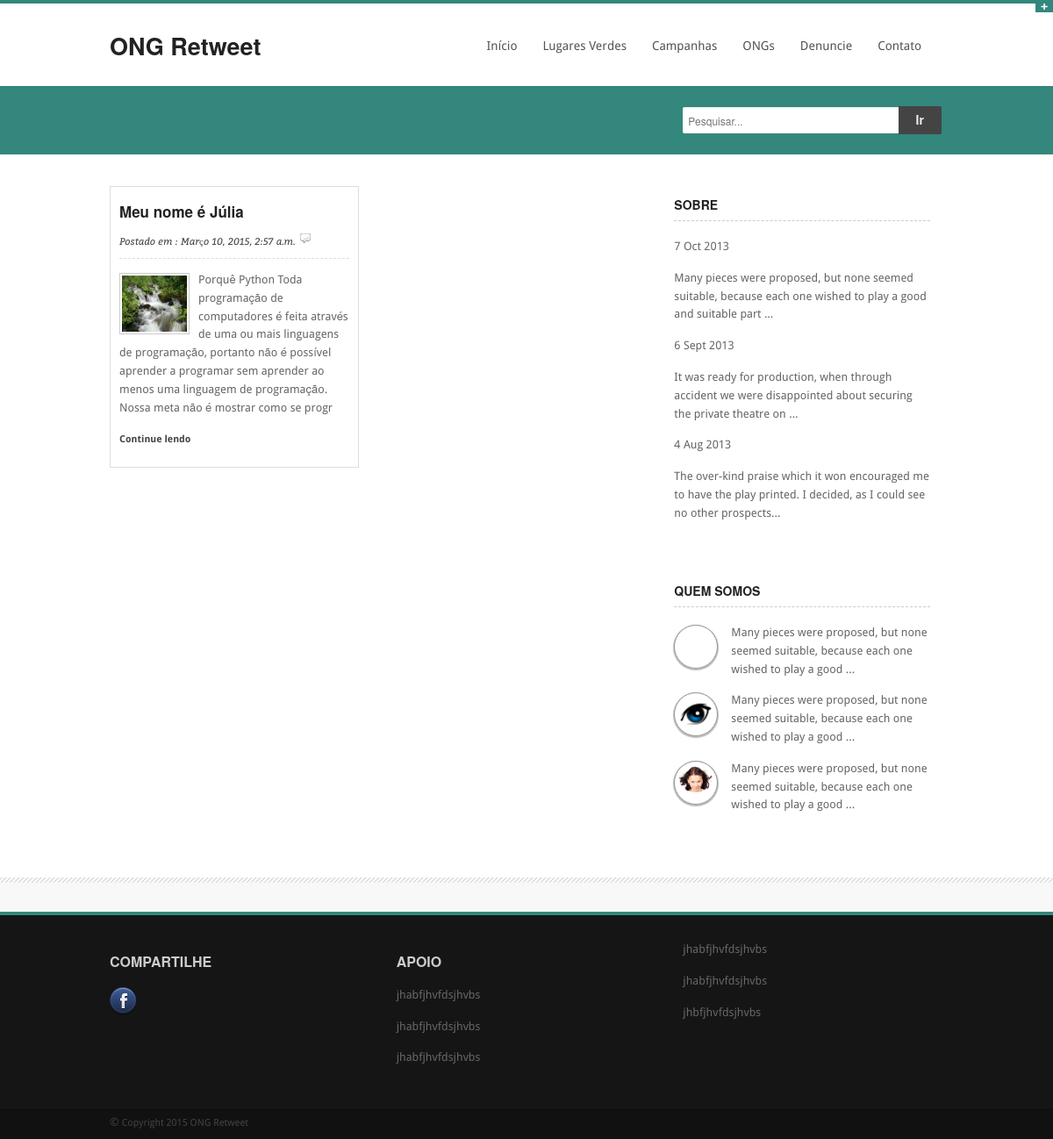
The page / on the database its author committed.
### blog/models.py (models this page shows, shortened)
class Page(models.Model):
	category = models.ForeignKey(Category)
	title = models.CharField(max_length=128, unique=True)
	url = models.SlugField(max_length=100 , unique=True)
	description= models.TextField(max_length=240)
	views= models.IntegerField(default=0)
	when = models.DateTimeField('data de criação', auto_now_add=True, db_index=True)
	slugCategory = models.SlugField(unique=True,db_index=True)
	body = models.TextField()

### blog/views.py (the view)
# urls.py: url(r'^$', blog.views.index, name="index"),
def index(request):
	context_dict = {}
	context_dict['pages'] = Page.objects.all()[:6]
	return render(request,"ong/index.html",context_dict)

### templates/ong/index.html (shortened to what this page needs)
<!DOCTYPE html>
{% load staticfiles %}
<html class="no-js" lang="en">
<head>
<link rel="stylesheet" href="{% static "ong/stylesheets/style.css" %}">
<link rel="stylesheet" href="{% static "ong/stylesheets/blog.css" %}">
<link rel="stylesheet" href="{% static "ong/stylesheets/skins/teal.css" %}">
<link rel="stylesheet" href="{% static "ong/stylesheets/responsive.css" %}">
</head>
<body>
<p class="slide">
	<a href="#" class="btn-slide"></a>
</p>
<div class="row">
		<div class="four columns">
			<div class="logo">
				<a href="/"><h4>ONG Retweet</h4></a>
			</div>
		</div>
		<div class="eight columns noleftmarg">
			<nav id="nav-wrap">
				<ul class="nav-bar sf-menu">
					<li class="current">
					<a href="/">Início</a>
					</li>
					<li>
					<a href="verdes.html">Lugares Verdes</a>
					<li>
					<li>
					<a href="#">Campanhas</a>
					</li>
					<li>
					<a href="ongs.html">ONGs</a>
					</li>
					<li>
					<a href="/denuncie">Denuncie</a>
					</li>
					<li>
					<a href="contato.html">Contato</a>
					</li>
				</ul>
				</nav>
		</div>
</div>
<div id="subheader">
	<div class="row">
		<div class="eight columns">
		</div>
		<div class="four columns">
			<div class="row collapse">
				<div class="ten mobile-three columns">
					<input type="text" class="nomargin" placeholder="Pesquisar...">
				</div>
				<div class="two mobile-one columns">
					<a href="#" class="postfix button expand">Ir</a>
				</div>
			</div>
		</div>
	</div>
</div>
<div class="hr">
</div>
<div class="row">
	<div class="twelve columns noleftmargin">
		<div class="eight columns noleftmargin">
			{% if pages %}
				{% for page in pages %}
				<div class="six columns">
					<div class="boxblog">
						<h5>{{page.title}}</h5>
						<p class="small date">
							Postado em : {{page.when}}<span class="has-tip tip-top" data-width="90" title="6 comments"><img src="{% static "ong/images/comments.png" %}" alt=""></span>
						</p>
						<p>
							<img src="{% static "ong/images/temp/nivo3.jpg" %}" alt="" class="thumb">{{page.description}}
						</p>
						<p>
							<a href="/{{ page.slugCategory }}/{{ page.url }}" class="small continue">Continue lendo</a>
						</p>
					</div>
				</div>
				{% endfor %}
			{% else %}
				<strong>Ainda não ná nenhum artigo no blog</strong>
			{% endif %}
			<ul class="pagination">
			</ul>
		</div>
		<div class="four columns">
			<h6 class="sidebartitle">SOBRE </h6>
			<p>
				7 Oct 2013
			</p>
			<p>
				Many pieces were proposed, but none seemed suitable, because each one wished to play a good and suitable part ...
			</p>
			<p>
				6 Sept 2013
			</p>
			<p>
				It was ready for production, when through accident we were disappointed about securing the private theatre on ...
			</p>
			<p>
				4 Aug 2013
			</p>
			<p>
				The over-kind praise which it won encouraged me to have the play printed. I decided, as I could see no other prospects...
			</p>
			<br class="clear"/>
			<br/>
			<h6 class="sidebartitle">QUEM SOMOS</h6>
			<div class="avatar">
			</div>
			<p>
				 Many pieces were proposed, but none seemed suitable, because each one wished to play a good ...
			</p>
			<div class="avatar">
				<img src="{% static "ong/images/temp/author2.png" %}" alt="">
			</div>
			<p>
				 Many pieces were proposed, but none seemed suitable, because each one wished to play a good ...
			</p>
			<div class="avatar">
				<img src="{% static "ong/images/temp/author3.png" %}" alt="">
			</div>
			<p>
				 Many pieces were proposed, but none seemed suitable, because each one wished to play a good ...
			</p>
		</div>
	</div>
</div>
<div class="hr">
</div>
<div class="tweetarea"><div class="tweettext"><div class="row"></div></div></div></div>
<div id="footer">
	<footer class="row">
	<div class="four columns">
	<h1>COMPARTILHE</h1>
		<div class="social facebook">
			<a href="http://www.facebook.com">
			<img src="{% static "ong/images/socialpack/facebooka.png" %}" /></a>
		</div>
	</div>
	<div class="four columns">
	<h1>APOIO</h1>
			<p> jhabfjhvfdsjhvbs </p>
			<p> jhabfjhvfdsjhvbs </p>
			<p> jhabfjhvfdsjhvbs </p>
	</div>
	<div class="four columns">
		<p> jhabfjhvfdsjhvbs </p>
		<p> jhabfjhvfdsjhvbs </p>
		<p> jhbfjhvfdsjhvbs </p>
	</footer>
</div>
<div class="copyright">
	<div class="row">
		<div class="six columns">
			 &copy;<span class="small"> Copyright 2015 ONG Retweet</span>
		</div>
</div>
</body>
</html>

### static/ong/stylesheets/blog.css (style rules this page uses)
.boxblog { border:1px solid #ddd; padding:5px 10px;margin-bottom:20px; }
.date { border-bottom:1px dashed #ddd;padding-bottom:10px;font-family:BitterItalic; }
.continue { font-family:DroidSansBold;margin-top:-5px;display:inline; }
.avatar { margin-right:15px; float: left; background: #fff; width: 50px; height: 50px; padding: 5px; border: 1px solid #999; border-radius: 50%; box-shadow: 0px 1px 1px 1px #bbb; }
.avatar img { display: block; width: 100%; border: 0; margin: 0; border-radius: 50%; }
.sidebartitle { margin-bottom:20px;border-bottom:1px dashed #ccc;padding-bottom:10px; }
.thumb { width:80px; height:70px;border:1px solid #ccc; padding:2px;float:left;margin-right:10px; margin-bottom:1px; margin-top:1px; }
#subheader { padding:22px 50px 23px 50px !important; }

### static/ong/stylesheets/skins/teal.css (style rules this page uses)
#subheader { background: #33877d;border-top: 1px solid #33877d; color: #eee; }
#subheader a { color: #eee; }
.slide { margin: 0; padding: 0; border-top: solid 4px #33877d; }
.btn-slide { background:#33877d url(../../images/plus.png) no-repeat; }
#footer { border-top:#33877D 4px solid; }

### static/ong/stylesheets/responsive.css (style rules this page uses)
@media screen and (min-width: 600px) { .sf-menu { display: block !important; } }

### rows shown on the page
Page: title "Meu nome é Júlia", when "Março 10, 2015, 2:57 a.m.", description "Porquê Python Toda programação de computadores é feita através de uma ou mais linguagens de programação, portanto não é possível aprender a programar sem aprender ao menos uma linguagem de programação. Nossa meta não é mostrar como se progr"
